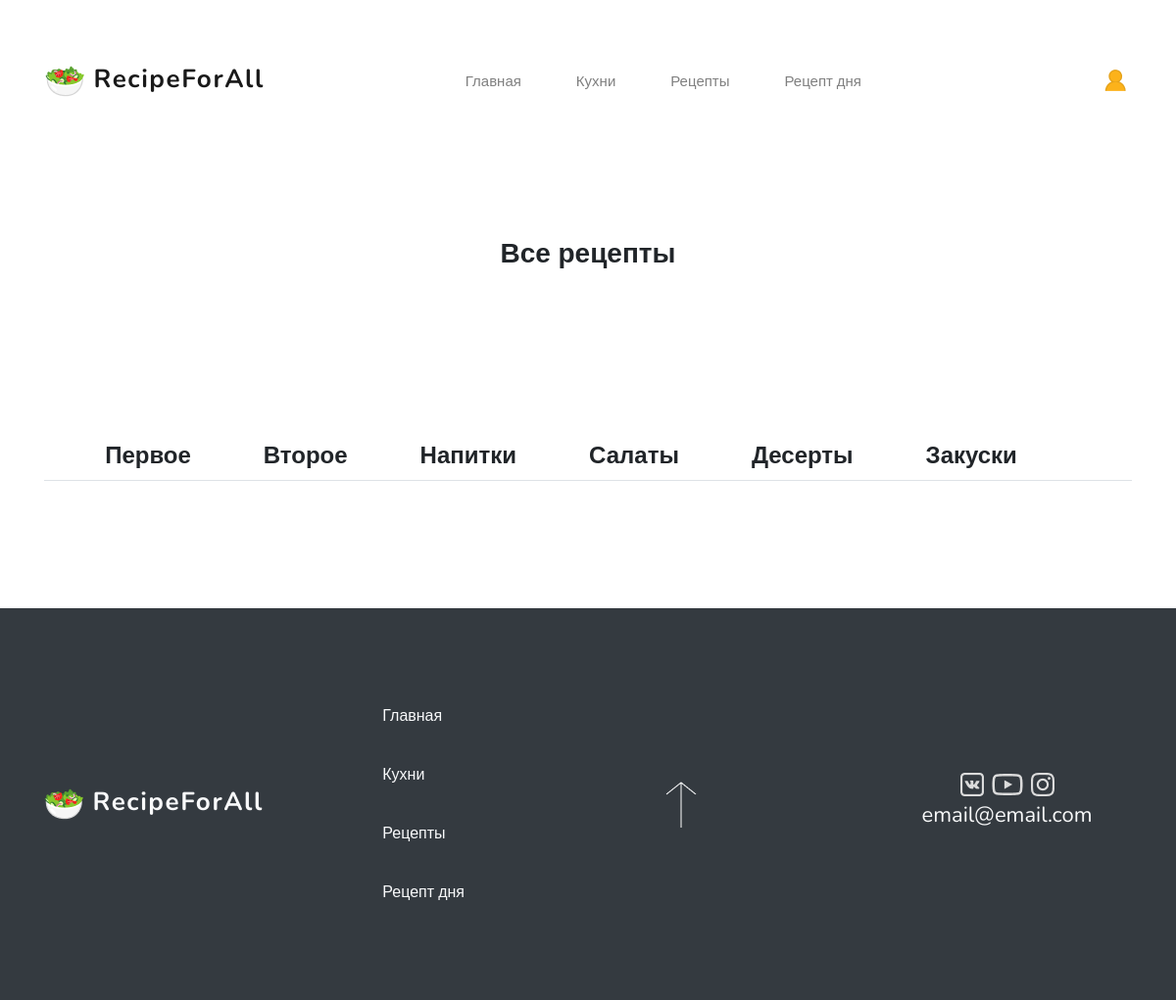
/recipe/all (signed in), run on the app's committed database.
### recept/models.py (models this page shows, shortened)
class Category(models.Model):
    nameCategory = models.CharField(max_length=255, verbose_name='Название')
    slugCategory = models.SlugField(unique=True, default=None)
    class Meta:
        verbose_name = 'Категория'
        verbose_name_plural = 'Категории'

### recept/views.py (the view, shortened to what this page needs)
# urls.py: path('recipe/<slug:slug>', RecipeView.as_view(), name='recipe'),
class RecipeView(View):
    def get(self, request, slug):
        if slug != 'all':
            form = CommentForm(request.POST or None)
            categorys = Category.objects.all()
            kitchens = Kitchen.objects.all()
            stages = Stage.objects.filter(recipe=slug)
            recipeOfDay = Recipe.objects.first()
            recipe = Recipe.objects.get(id=slug)
            comments = Comment.objects.filter(recipe=slug)
            ingredients = Ingredient.objects.filter(recipe=slug)
            context = {
                'form': form, "categorys": categorys, "kitchens": kitchens, "comments": comments,
                "ingredients": ingredients, "stages": stages, "recipe": recipe, "recipeOfDay": recipeOfDay
            }
            return render(request, 'recept/recipe.html', context)
        else:
            kitchens = Kitchen.objects.all()
            categorys = Category.objects.all()
            recipeOfDay = Recipe.objects.first()
            recipes = Recipe.objects.all()
            context = {
                "categorys": categorys, "recipes": recipes, "recipeOfDay": recipeOfDay, "kitchens": kitchens
            }
            return render(request, 'recept/recipes.html', context)

### recept/models.py (called while the page is built)
    def __str__(self):
        return self.nameKitchen

### recept/templates/recept/recipes.html (shortened to what this page needs)
{% extends "recept/index.html" %}
{% load static %}
{% block one %}
    <div class="container">
        <div class="py-4 text-center">
            <h2>Все рецепты</h2>
        </div>
    </div>
{% endblock %}
{% block two %}
    <div class="razdel-2">
        <div class="container">
            <ul class="nav nav-tabs col-md-12 justify-content-center">
                {% for category in categorys %}
                    <li class="nav-item">
                        <h3 class="nav-link my-0" data-toggle="tab" href="#{{ category.nameCategory }}">{{ category.nameCategory }}</h3>
                    </li>
                {% endfor %}
            </ul>
        </div>
    </div>
{% endblock %}

### recept/static/css/main.css (style rules this page uses)
body { font-family: 'Nunito', sans-serif; }
h2 { font-style: normal; font-weight: bold; font-size: 28px; line-height: 38px; }
h3 { font-style: normal; font-weight: 600; font-size: 24px; line-height: 33px; }
.nav-link { margin-right: 40px; }
.razdel-2 { margin: 130px 0px; }

### data on the page
Category: nameCategory "Первое"
Category: nameCategory "Второе"
Category: nameCategory "Напитки"
Category: nameCategory "Салаты"
Category: nameCategory "Десерты"
Category: nameCategory "Закуски"
